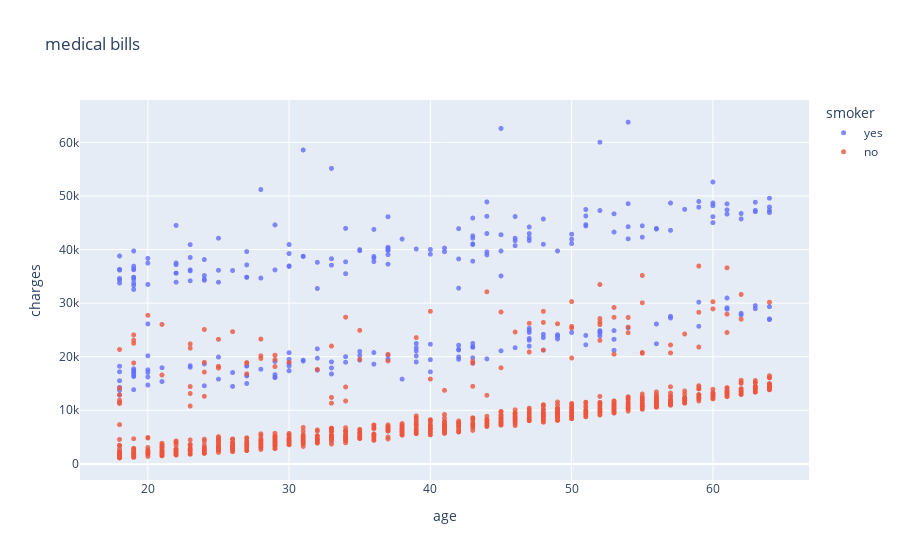

Notebook code cell kept with this figure:
### Code cell
fig = px.scatter(medical_df,
                   x="age",
                   y="charges",
                   opacity=0.8,
                   color = "smoker",
                   hover_data=["sex"],
                  title="medical bills")
fig.update_traces(marker_size=5)
fig.show()

### Figure 1 — Plotly figure (JSON) as saved in the notebook; plotly's stock layout.template omitted (floating-point values rounded to 4 significant figures; data arrays with more than 128 entries replaced by an {"elided": "..."} marker saying what was removed)
{"data": [{"customdata": {"elided": "274x1 str values"}, "hovertemplate": "smoker=yes<br>age=%{x}<br>charges=%{y}<br>sex=%{customdata[0]}<extra></extra>", "legendgroup": "yes", "marker": {"color": "#636efa", "opacity": 0.8, "size": 5, "symbol": "circle"}, "mode": "markers", "name": "yes", "showlegend": true, "type": "scattergl", "x": {"elided": "274 int values"}, "xaxis": "x", "y": {"elided": "274 float values"}, "yaxis": "y"}, {"customdata": {"elided": "1064x1 str values"}, "hovertemplate": "smoker=no<br>age=%{x}<br>charges=%{y}<br>sex=%{customdata[0]}<extra></extra>", "legendgroup": "no", "marker": {"color": "#EF553B", "opacity": 0.8, "size": 5, "symbol": "circle"}, "mode": "markers", "name": "no", "showlegend": true, "type": "scattergl", "x": {"elided": "1064 int values"}, "xaxis": "x", "y": {"elided": "1064 float values"}, "yaxis": "y"}], "layout": {"legend": {"title": {"text": "smoker"}, "tracegroupgap": 0}, "title": {"text": "medical bills"}, "xaxis": {"anchor": "y", "domain": [0, 1], "title": {"text": "age"}}, "yaxis": {"anchor": "x", "domain": [0, 1], "title": {"text": "charges"}}}}
